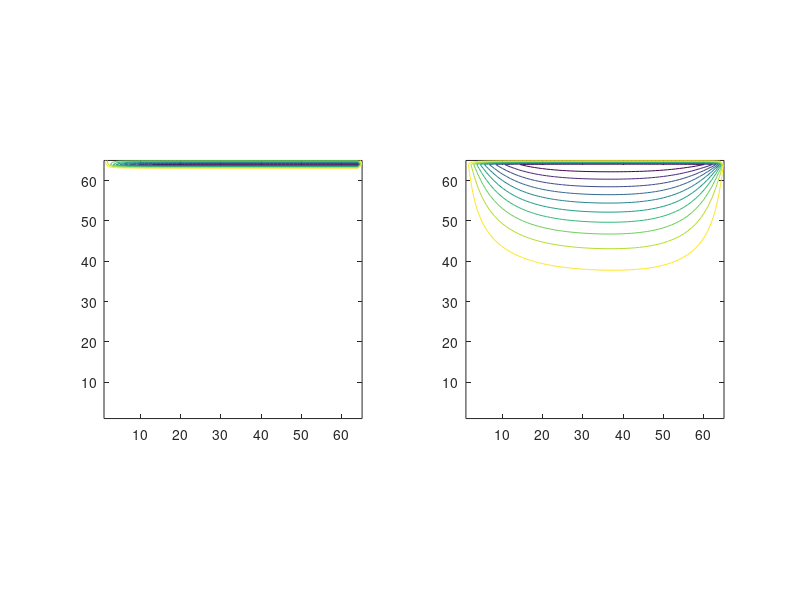

Reproduce this figure in MATLAB.
clf;clear;clc;
% Problem Paramters
nu=0.01;                                            % Kinematic viscosity
ul=1;                                               % Lid velocity
% Grid Paramters
n=65;                                                % imax=jmax=n
h=1/(n-1);                                          % Grid step size
% Time March Paramters
mts=60;                                            % Maximum number of time steps
dt=.02;                                             % Time step size
cts=0;                                              % Current time step
% SOR Paramters
b=1.5;                                              % Over-relaxation factor
mk=100;                                            % Maximum number of SOR iterations
% Declare and Initialize
[v,s]=deal(zeros(n,n));                             % Vorticity and stream function
% Time March Loop
for iter = 1
    % Compute the boundary nodes vorticity
    for i=2:n-1
        v(i,1)=2*(s(i,1)-s(i,2))/(h*h);             % vorticity on bottom wall
        v(i,n)=2*(s(i,n)-s(i,n-1))/(h*h)-2*ul/h;    % vorticity on top wall
        v(1,i)=2*(s(1,i)-s(2,i))/(h*h);             % vorticity on left wall
        v(n,i)=2*(s(1,i)-s(n-1,i))/(h*h);           % vorticity on right wall
    end
    % Compute the interior nodes vorticity
    for i=2:n-1
        for j=2:n-1
            v(i,j)=(4*s(i,j)-s(i+1,j)-s(i-1,j)-s(i,j+1)-s(i,j-1))/(h*h);
        end
    end
    % Compute the interior nodes new time step vorticity
    for i=2:n-1
        for j=2:n-1
            v(i,j)=v(i,j)+dt*((((s(i+1,j)-s(i-1,j))*(v(i,j+1)-v(i,j-1)))/(4*h*h))...
                -(((v(i+1,j)-v(i-1,j))*(s(i,j+1)-s(i,j-1)))/(4*h*h))...
                +(v(i+1,j)+v(i-1,j)+v(i,j+1)+v(i,j-1)-4*v(i,j))*(nu/(h*h)));
        end
    end
    % Compute the interior nodes new time step stream function
    ck=0;                                           % Current iteration number
    while ck<mk
        for i=2:n-1
            for j=2:n-1
                s(i,j)=(1-b)*s(i,j)+(s(i+1,j)+s(i-1,j)+s(i,j+1)+s(i,j-1)+v(i,j)*(h*h))*(b/4);
            end
        end
        ck=ck+1;
    end
    cts=cts+1;                                      % Increment current time
    % Time March Plot
    subplot(121), contour(rot90(fliplr(v))), axis('square');            % Vorticity
    subplot(122), contour(rot90(fliplr(s))), axis('square');            % Stream function
end
